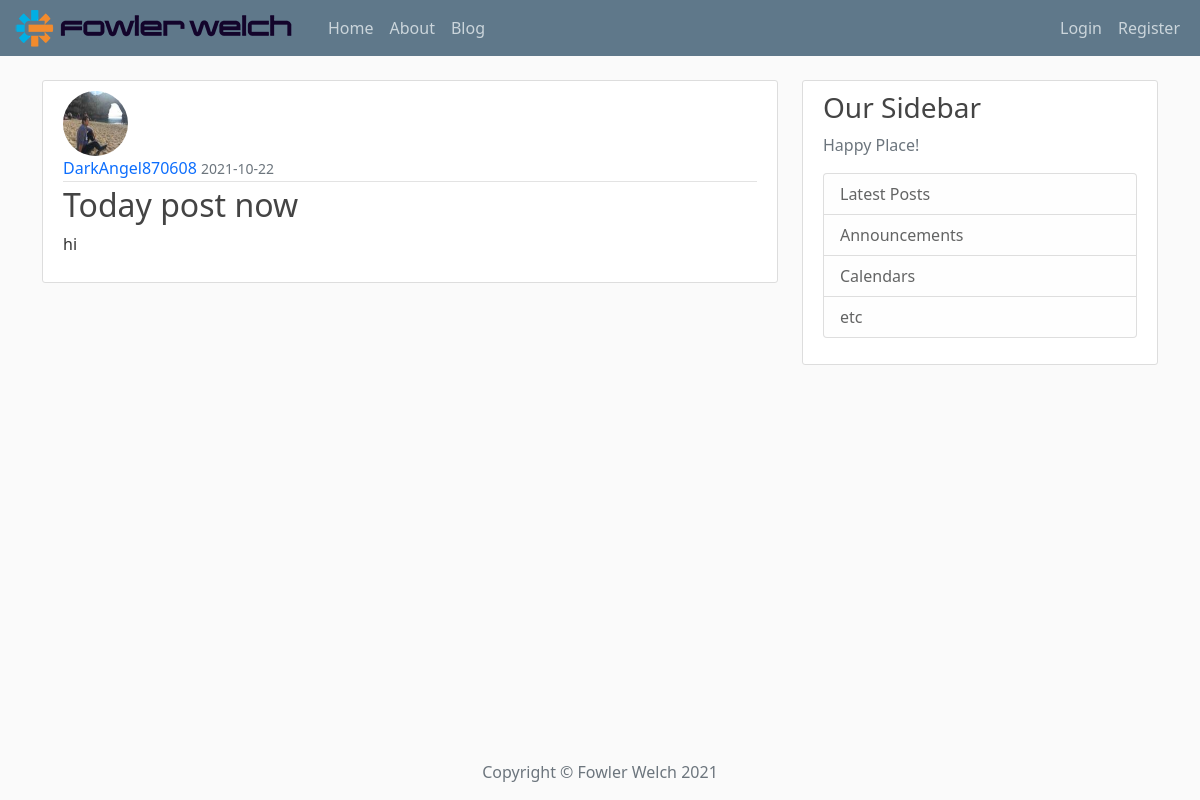
/post/1, run on an earlier commit of the app's database.
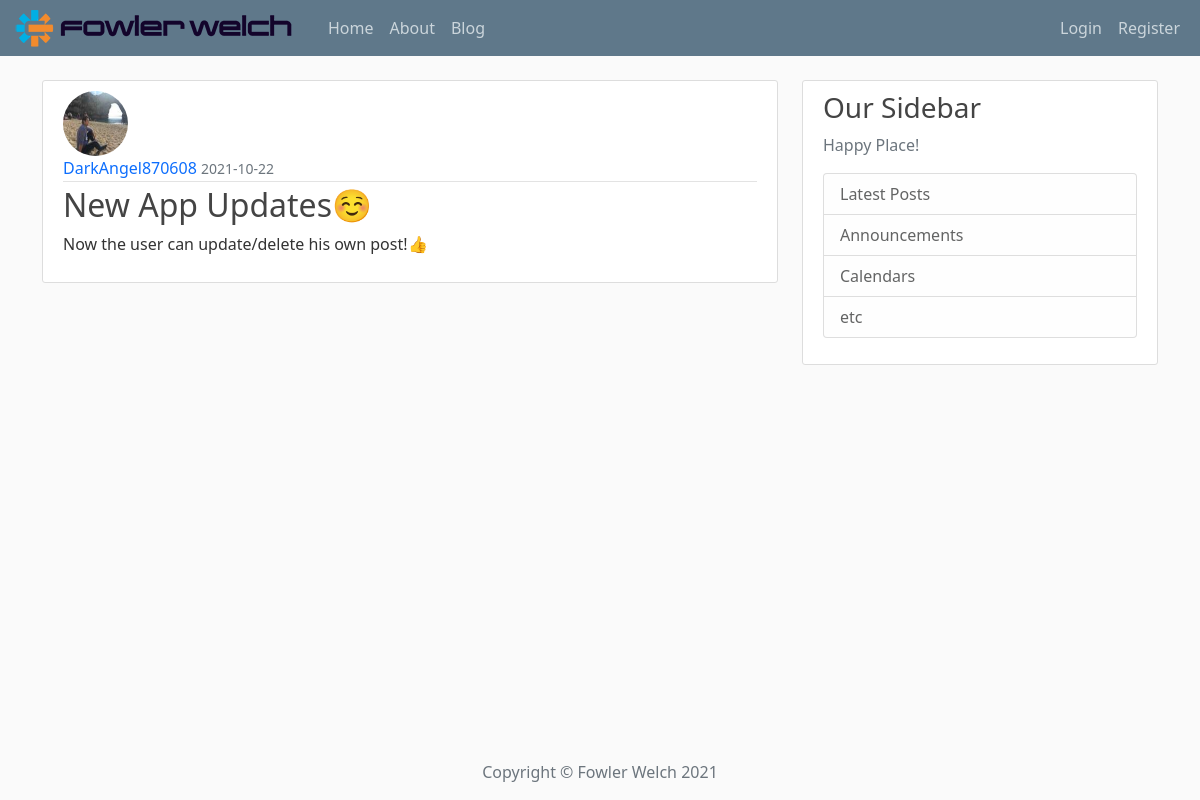
And on a later commit of the database.
### app/models.py (models this page shows, shortened)
class Post(db.Model):
    id = db.Column(db.Integer, primary_key=True)
    title = db.Column(db.String(100), nullable=False)
    date_posted = db.Column(db.DateTime, nullable=False, default=datetime.utcnow)
    content = db.Column(db.Text, nullable=False)
    user_id = db.Column(db.Integer, db.ForeignKey('user.id'), nullable=False)

### app/routes.py (the view)
@app.route('/post/<int:post_id>')
def post(post_id):
    post = Post.query.get_or_404(post_id)
    return render_template('post.html', title=post.title, post=post)

### app/templates/post.html (shortened to what this page needs)
{% extends 'client_template/base.html' %}
{% block content %}
        <article class="media content-section">
            <img class="rounded-circle article-img" src="{{ url_for('static',
                 filename='images/' + post.author.image_file) }}" alt="">
            <div class="media-body">
                <div class="article-metadata">
                    <a class="mr-2" href="{{ url_for('user_posts', username=post.author.username) }}">{{ post.author.username }}</a>
                    <small class="text-muted">{{ post.date_posted.strftime('%Y-%m-%d') }}</small>
                </div>
                <h2 class="article-title">{{ post.title }}</h2>
                <p class="article-content">{{ post.content }}</p>
            </div>
        </article>
{% endblock content %}

What changed in the data, as far as the page shows it:
changed Post: title "Today post now" → "New App Updates☺️"; content "hi" → "Now the user can update/delete his own post!👍"
